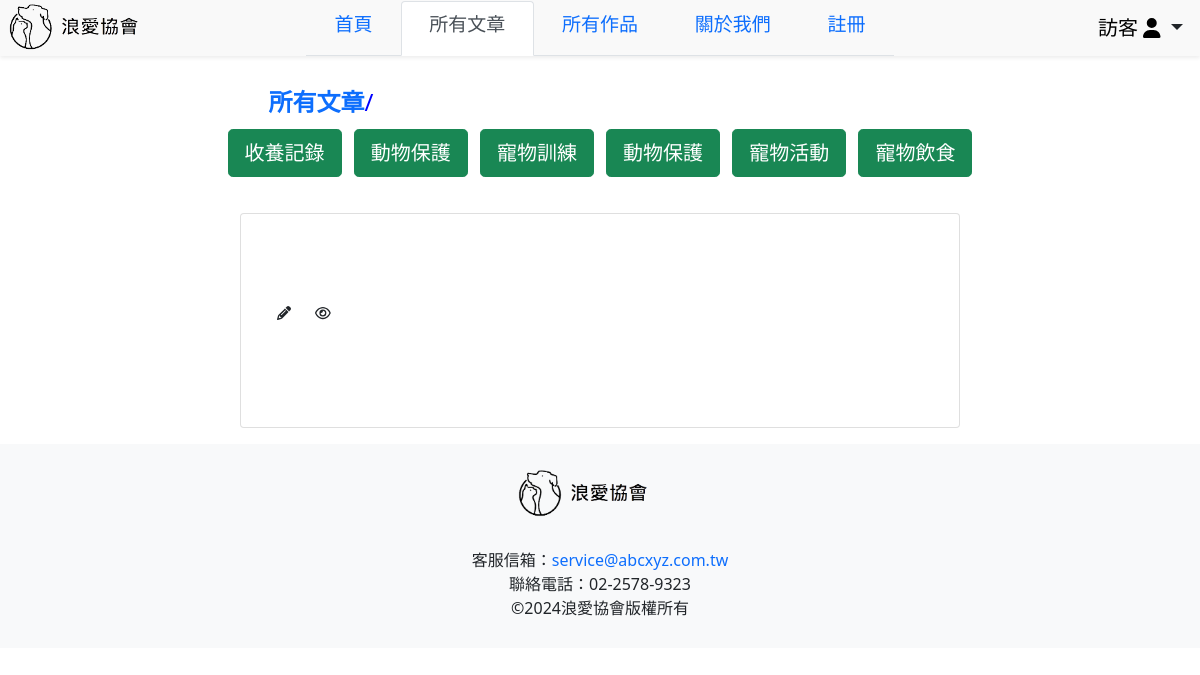
Screenshot of /user/article.php with the database file from the repository.
### tables this page shows
CREATE TABLE `title` (
  `id` int(11) NOT NULL,
  `category` varchar(50) NOT NULL,
  `DataID` varchar(50) NOT NULL
);

### Utils/DBConnect.php (called while the page is built, shortened)
<?php
class DBConnect
{
    private static $instance;
    private $connection;
    private function __construct()
    {
        require_once 'DBpassword.php';
        $this->connection = mysqli_connect($host, $username, $password, $database, $port);
        if (mysqli_connect_errno()) {
            die('Database connection failed: ' . mysqli_connect_error());
        }else{
            mysqli_query($this->connection, "SET NAMES utf8");
        }
    }
    public static function getInstance()
    {
        if (self::$instance === null) {
            self::$instance = new DBConnect();
        }
        return self::$instance;
    }
    public function getConnection()
    {
        return $this->connection;
    }
}
?>

### Utils/DBpassword.php (called while the page is built)
<?php
$host = 'localhost';
$port = 3306;
$username = 'root';
$password = '';
$database = 'your-data-base';
?>

### DAL/titleDAL.php (called while the page is built, shortened)
<?php
require_once dirname(__FILE__).'/../Utils/InfoDAL.php';
class titleDAL extends InfoDAL
{
    public function getAllArticleTitle()
    {
        $sql = "SELECT * FROM `title` WHERE `DataID` = 'article' ORDER BY `id` ASC";
        $aList = parent::query($sql);
        return $aList;
    }
}
?>

### Utils/InfoDAL.php (called while the page is built, shortened)
<?php
require_once dirname(__FILE__).'/../Utils/DBConnect.php';
class InfoDAL
{
    private $link = null;
    public function __construct()
    {
        $this->link = DBConnect::getInstance()->getConnection();
    }
    public function query($sql)
    {
        $result = mysqli_query($this->link, $sql);
        $alist = array();
        while ($row = mysqli_fetch_object($result)) {
            $aInfo = new stdClass();
            foreach ($row as $key => $value) {
                $aInfo->$key = $value;
            }
            $alist[] = $aInfo;
        }
        return $alist;
    }
}
?>

### Common/articleTitle.php (the view)
<?php
    require_once dirname(__FILE__) . '/../DAL/titleDAL.php';
    $titleArticleDAL = new titleDAL();
    $titles = $titleArticleDAL->getAllArticleTitle();
?>
<div class="btn-group d-flex align-items-center justify-content-center text-center" role="group" aria-label="Article Categories">
    <div class="witdh">
    <?php foreach ($titles as $title): ?>
        <a href="../user/articleList.php?category=<?php echo $title->id; ?>&pageno=1" class="btn btn-success btn-lg btn-block m-1">
            <?php echo $title->category; ?>
        </a>
    <?php endforeach; ?>
    </div>
</div>

### css/Body.css (style rules this page uses)
* { margin: 0; padding: 0; box-sizing: border-box; }
a { text-decoration: none; }
.witdh { width: 100%; }

### rows the page displays
title: category "收養記錄"
title: category "動物保護"
title: category "寵物訓練"
title: category "動物保護"
title: category "寵物活動"
title: category "寵物飲食"
